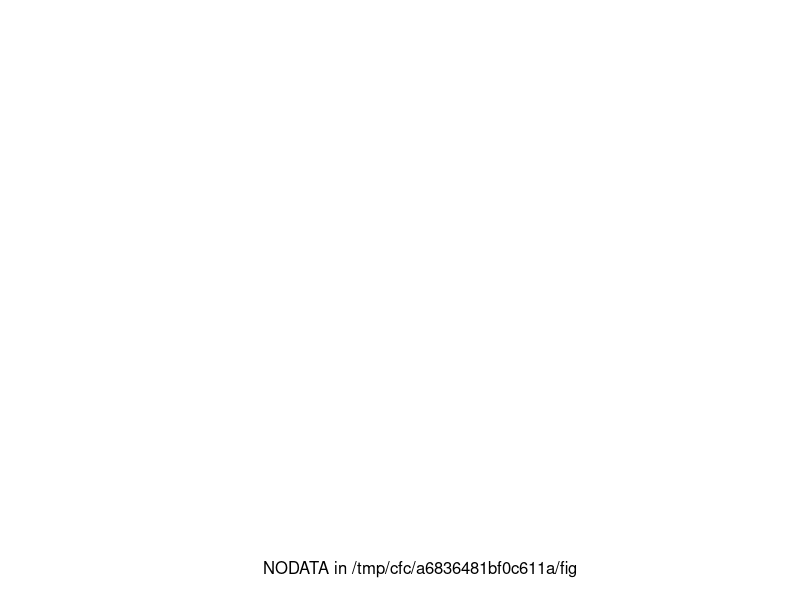

Source code (R):
args <- commandArgs(trailingOnly = TRUE)
IN_path = args[1]
outputplot = args[2]
pdf(outputplot)
plot(1, type="n", axes=F, xlab=sprintf("NODATA in %s",IN_path), ylab="")
dev.off()